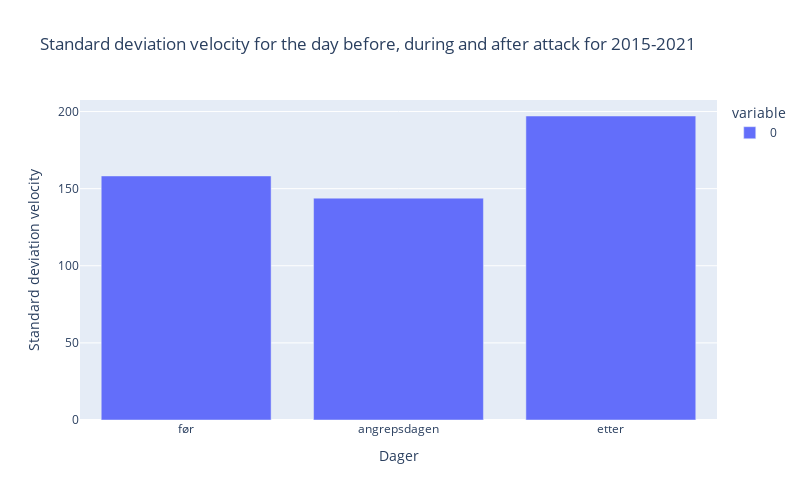
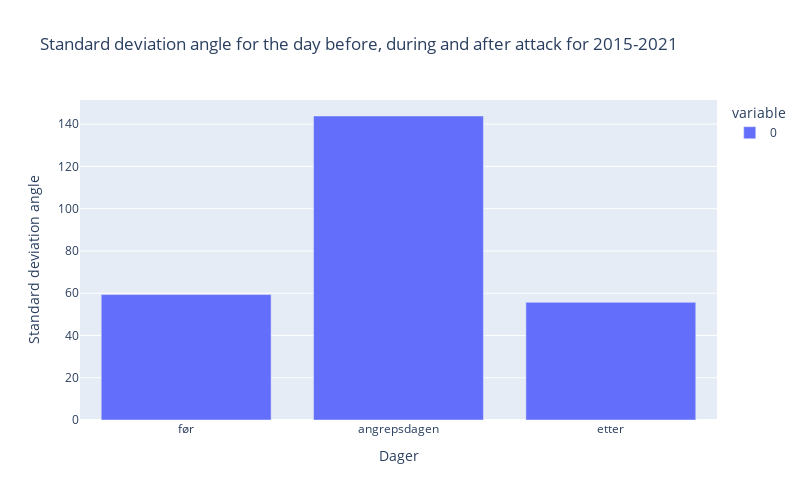

These figures' notebook cell, in order:
### Code cell
list_velocity_stdev = create_means(df_flokk_velocity, 'std_velocity')
list_angle_stdev = create_means(df_flokk_angle, 'std_t_angle')
list_altitude_stdev = create_means(df_flokk_altitude, 'std_altitude')

create_fig(list_velocity_stdev, '2015-2021', feature='velocity', text='Standard deviation')
create_fig(list_angle_stdev, '2015-2021', feature='angle', text='Standard deviation')
create_fig(list_altitude_stdev, '2015-2021', feature='altitude', text='Standard deviation')

### Figure 1 — Plotly figure (JSON) as saved in the notebook; plotly's stock layout.template omitted (floating-point values rounded to 4 significant figures)
{"data": [{"alignmentgroup": "True", "hovertemplate": "variable=0<br>index=%{x}<br>value=%{y}<extra></extra>", "legendgroup": "0", "marker": {"color": "#636efa", "pattern": {"shape": ""}}, "name": "0", "offsetgroup": "0", "orientation": "v", "showlegend": true, "textposition": "auto", "type": "bar", "x": [0, 1, 2], "xaxis": "x", "y": [158.3, 143.9, 197.1], "yaxis": "y"}], "layout": {"barmode": "relative", "height": 500, "legend": {"title": {"text": "variable"}, "tracegroupgap": 0}, "title": {"text": "Standard deviation velocity for the day before, during and after attack for 2015-2021"}, "width": 800, "xaxis": {"anchor": "y", "domain": [0, 1], "tickmode": "array", "ticktext": ["før", "angrepsdagen", "etter"], "tickvals": [0, 1, 2], "title": {"text": "Dager"}}, "yaxis": {"anchor": "x", "domain": [0, 1], "title": {"text": "Standard deviation velocity"}}}}

### Figure 2 — Plotly figure (JSON) as saved in the notebook; plotly's stock layout.template omitted (floating-point values rounded to 4 significant figures)
{"data": [{"alignmentgroup": "True", "hovertemplate": "variable=0<br>index=%{x}<br>value=%{y}<extra></extra>", "legendgroup": "0", "marker": {"color": "#636efa", "pattern": {"shape": ""}}, "name": "0", "offsetgroup": "0", "orientation": "v", "showlegend": true, "textposition": "auto", "type": "bar", "x": [0, 1, 2], "xaxis": "x", "y": [59.35, 143.9, 55.67], "yaxis": "y"}], "layout": {"barmode": "relative", "height": 500, "legend": {"title": {"text": "variable"}, "tracegroupgap": 0}, "title": {"text": "Standard deviation angle for the day before, during and after attack for 2015-2021"}, "width": 800, "xaxis": {"anchor": "y", "domain": [0, 1], "tickmode": "array", "ticktext": ["før", "angrepsdagen", "etter"], "tickvals": [0, 1, 2], "title": {"text": "Dager"}}, "yaxis": {"anchor": "x", "domain": [0, 1], "title": {"text": "Standard deviation angle"}}}}
